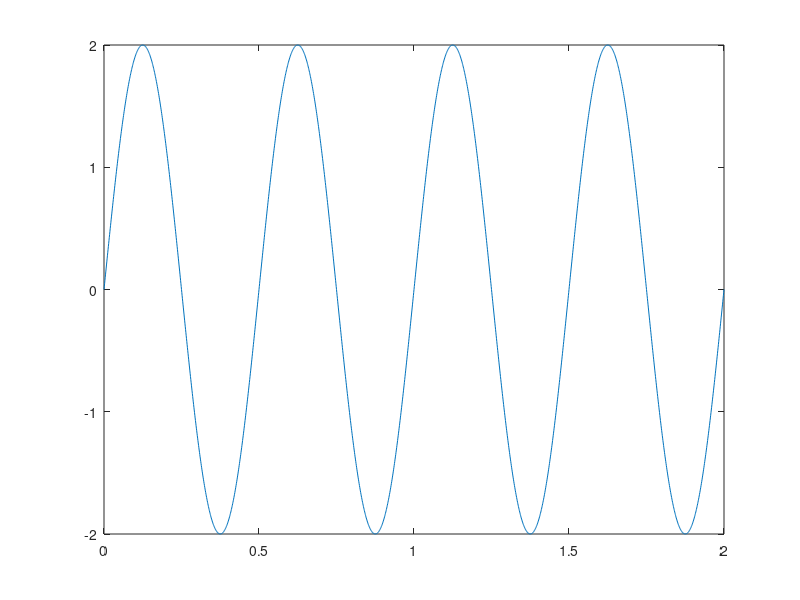

The MATLAB source for this figure: (Note: this script raises an error after producing the figure.)
% x(t) = Asin(2.pi.Fo.t + o)
% t0 = 1/fo periodo

% xt = 2*sin(4*pi*t);

fo = 2;  %frequencia
t0 = 1/fo; %periodo 
ta = 0.001; 
t = 0:ta:4*t0; 
xt = 2*sin(4*pi*t);

n = t0/ta;
xt/n

plot(t,xt);
pot = potencia(xt,ta,t0);
disp("Potencia: " + pot)